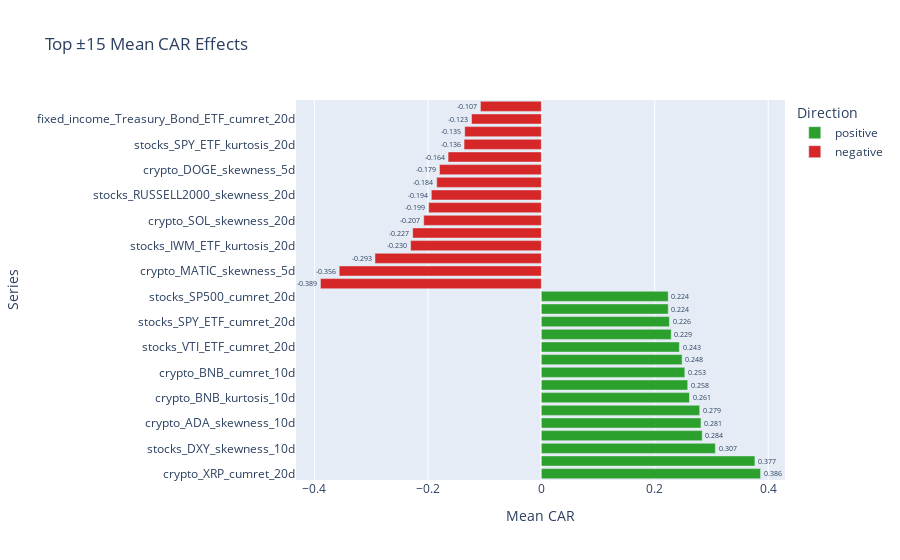

Notebook code for this chart:
### Code cell
# Top positive and negative mean CAR contributions
top_n = 15
sorted_summary = event_summary.sort_values("mean_car", ascending=False)
top_positive = sorted_summary.head(top_n).assign(direction="positive")
top_negative = event_summary.sort_values("mean_car").head(top_n).assign(direction="negative")
combined = pd.concat([top_positive, top_negative])
combined = combined.reset_index().rename(columns={"index": "series"})

fig = px.bar(
    combined,
    x="mean_car",
    y="series",
    color="direction",
    orientation="h",
    text="mean_car",
    color_discrete_map={"positive": "#2ca02c", "negative": "#d62728"},
    title=f"Top ±{top_n} Mean CAR Effects"
)
fig.update_layout(yaxis_title="Series", xaxis_title="Mean CAR", legend_title="Direction")
fig.update_traces(texttemplate="%{x:.3f}", textposition="outside")
fig.show()

# Save the plot
fig.write_html(FINAL_RESULTS_DIR / "plots" / "top_mean_car_effects.html")
try:
    fig.write_image(FINAL_RESULTS_DIR / "plots" / "top_mean_car_effects.png", width=1200, height=800)
    print(f"✓ Saved: Top Mean CAR Effects (PNG)")
except Exception as e:
    print(f"Note: Could not save PNG (install kaleido if needed): {e}")
print(f"✓ Saved: Top Mean CAR Effects (HTML)")

### Figure 1 — Plotly figure (JSON) as saved in the notebook; plotly's stock layout.template omitted (floating-point values rounded to 4 significant figures)
{"data": [{"hovertemplate": "direction=positive<br>mean_car=%{text}<br>series=%{y}<extra></extra>", "legendgroup": "positive", "marker": {"color": "#2ca02c", "pattern": {"shape": ""}}, "name": "positive", "orientation": "h", "showlegend": true, "text": [0.3865, 0.3766, 0.3068, 0.2836, 0.2815, 0.2792, 0.2611, 0.2581, 0.253, 0.2482, 0.2433, 0.2289, 0.2258, 0.2237, 0.2236], "textposition": "outside", "texttemplate": "%{x:.3f}", "type": "bar", "x": [0.3865, 0.3766, 0.3068, 0.2836, 0.2815, 0.2792, 0.2611, 0.2581, 0.253, 0.2482, 0.2433, 0.2289, 0.2258, 0.2237, 0.2236], "xaxis": "x", "y": ["crypto_XRP_cumret_20d", "crypto_SOL_cumret_5d", "stocks_DXY_skewness_10d", "crypto_SOL_cumret_10d", "crypto_ADA_skewness_10d", "fixed_income_Investment_Grade_Bonds_cumret_5d", "crypto_BNB_kurtosis_10d", "fixed_income_High_Yield_Bonds_cumret_5d", "crypto_BNB_cumret_10d", "crypto_AVAX_skewness_10d", "stocks_VTI_ETF_cumret_20d", "stocks_DJI_cumret_5d", "stocks_SPY_ETF_cumret_20d", "stocks_IWM_ETF_skewness_10d", "stocks_SP500_cumret_20d"], "yaxis": "y"}, {"hovertemplate": "direction=negative<br>mean_car=%{text}<br>series=%{y}<extra></extra>", "legendgroup": "negative", "marker": {"color": "#d62728", "pattern": {"shape": ""}}, "name": "negative", "orientation": "h", "showlegend": true, "text": [-0.3894, -0.3564, -0.2933, -0.2305, -0.2268, -0.2073, -0.1986, -0.1939, -0.1844, -0.1795, -0.1644, -0.1362, -0.1351, -0.123, -0.1074], "textposition": "outside", "texttemplate": "%{x:.3f}", "type": "bar", "x": [-0.3894, -0.3564, -0.2933, -0.2305, -0.2268, -0.2073, -0.1986, -0.1939, -0.1844, -0.1795, -0.1644, -0.1362, -0.1351, -0.123, -0.1074], "xaxis": "x", "y": ["crypto_BTC_cumret_5d", "crypto_MATIC_skewness_5d", "stocks_RUSSELL2000_kurtosis_20d", "stocks_IWM_ETF_kurtosis_20d", "crypto_AVAX_cumret_20d", "crypto_SOL_skewness_20d", "stocks_OIL_skewness_10d", "stocks_RUSSELL2000_skewness_20d", "stocks_IWM_ETF_skewness_20d", "crypto_DOGE_skewness_5d", "crypto_AVAX_kurtosis_20d", "stocks_SPY_ETF_kurtosis_20d", "crypto_AVAX_skewness_5d", "fixed_income_Treasury_Bond_ETF_cumret_20d", "crypto_MATIC_kurtosis_5d"], "yaxis": "y"}], "layout": {"barmode": "relative", "legend": {"title": {"text": "Direction"}, "tracegroupgap": 0}, "title": {"text": "Top ±15 Mean CAR Effects"}, "xaxis": {"anchor": "y", "domain": [0, 1], "title": {"text": "Mean CAR"}}, "yaxis": {"anchor": "x", "domain": [0, 1], "title": {"text": "Series"}}}}
